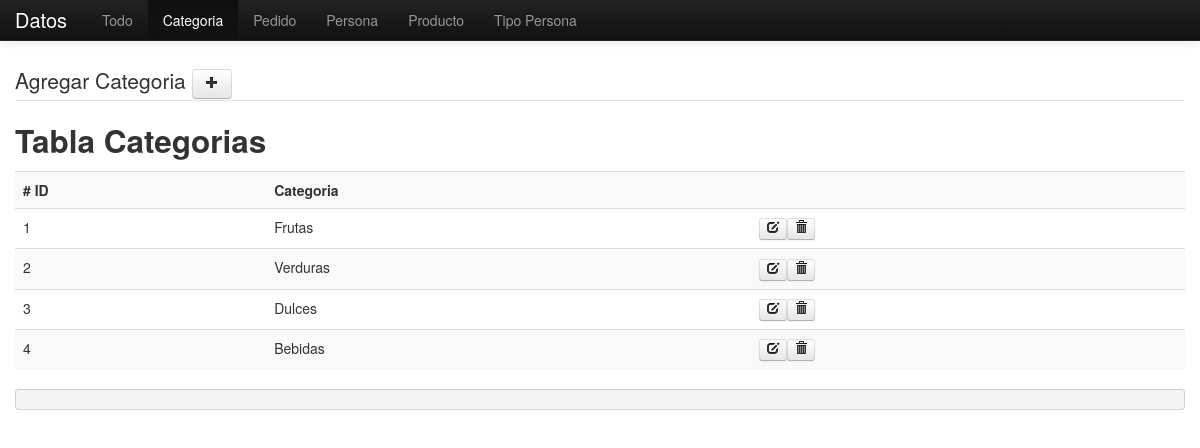
The app's page /datos/categoria.php with its own data.
### tables this page shows
CREATE TABLE IF NOT EXISTS `categoria` (
  `idCategoria` int(11) NOT NULL,
  `cate_nomb` varchar(45) DEFAULT NULL,
  PRIMARY KEY (`idCategoria`)
);

### datos/crud.php (called while the page is built, shortened)
<?php
class Database
{
    private $result = array();
    public function select($table, $rows = '*', $where = null, $order = null)
    {
        $q = 'SELECT '.$rows.' FROM '.$table;
        $query = @mysql_query($q);
        if($query)
        {
            $this->numResults = mysql_num_rows($query);
            for($i = 0; $i < $this->numResults; $i++)
            {
                $r = mysql_fetch_assoc($query);
                $key = array_keys($r);
                for($x = 0; $x < count($key); $x++)
                {
                    if(!is_int($key[$x]))
                    {
                        if(mysql_num_rows($query) > 1)
                            $this->result[$i][$key[$x]] = $r[$key[$x]];
                        else if(mysql_num_rows($query) < 1)
                            $this->result = null;
                        else
                            $this->result[$key[$x]] = $r[$key[$x]];
                    }
                }
            }
            return true;
        }
        else
        {
            return false;
        }
    }
    public function getResult()
    {
        return $this->result;
    }
}
?>

### datos/categoria.php (the view, shortened to what this page needs)
<?php
  include('crud.php');
  $table_to_user = "Categoria";
?>
<!DOCTYPE html>
<html lang="en">
  <head>
    <link href="css/bootstrap.css" rel="stylesheet">
        <link href="css/css.css" rel="stylesheet">
    <link href="css/bootstrap-responsive.css" rel="stylesheet">
  </head>
  <body>
    <div class="navbar navbar-inverse navbar-fixed-top">
      <div class="navbar-inner">
        <div class="container">
          <a class="brand" href="index.php"> Datos</a>
          <div class="nav-collapse collapse">
            <ul class="nav">
              <li ><a href="index.php"> Todo </a></li>
              <li class="active"><a href="categoria.php"> Categoria </a></li>
              <li><a href="pedido.php"> Pedido </a></li>
              <li><a href="personas.php"> Persona </a></li>
              <li><a href="producto.php"> Producto </a></li>
              <li><a href="tipopersona.php"> Tipo Persona </a></li>
            </ul>
          </div>
        </div>
      </div>
    </div>
    <div class="container">
  <legend> Agregar Categoria <button id="showcont"class="btn " name="btnpedido"><i class='icon-plus'></i> </button></legend>
<h2> Tabla Categorias </h2>
  <table class="table table-striped">
  <tr class="success" >
    <th># ID </th>
    <th> Categoria  </th>
    <th> </th>
  </tr>
<?php
  $db = new Database();
  $db->connect();
  $db->select($table_to_user);
  $result_categoria = $db->getResult();
    for ( $i = 0; $i <count($result_categoria); $i++) {
      echo "<tr>";
      echo "<td>";
      echo "{$result_categoria[$i][idCategoria]}";
      echo "</td>";
      echo "<td>";
      echo "{$result_categoria[$i][cate_nomb]} \n";
      echo "</td>";
      echo "<td>";
      echo "<a class='btn btn-mini' href='#'><i class='icon-edit'></i> </a>";
      echo "<a class='btn btn-mini' href='#'><i class='icon-trash'></i> </a>";
      echo "</td>";
      echo "</tr>";
    }
?>
  </table>
<?php
  echo "<pre>";
  echo "</pre>";
?>
    </div>
  </body>
</html>

### datos/categoria.php (style rules this page uses)
body { padding-top: 60px; }

### records on screen
categoria: idCategoria "1", cate_nomb "Frutas"
categoria: idCategoria "2", cate_nomb "Verduras"
categoria: idCategoria "3", cate_nomb "Dulces"
categoria: idCategoria "4", cate_nomb "Bebidas"
